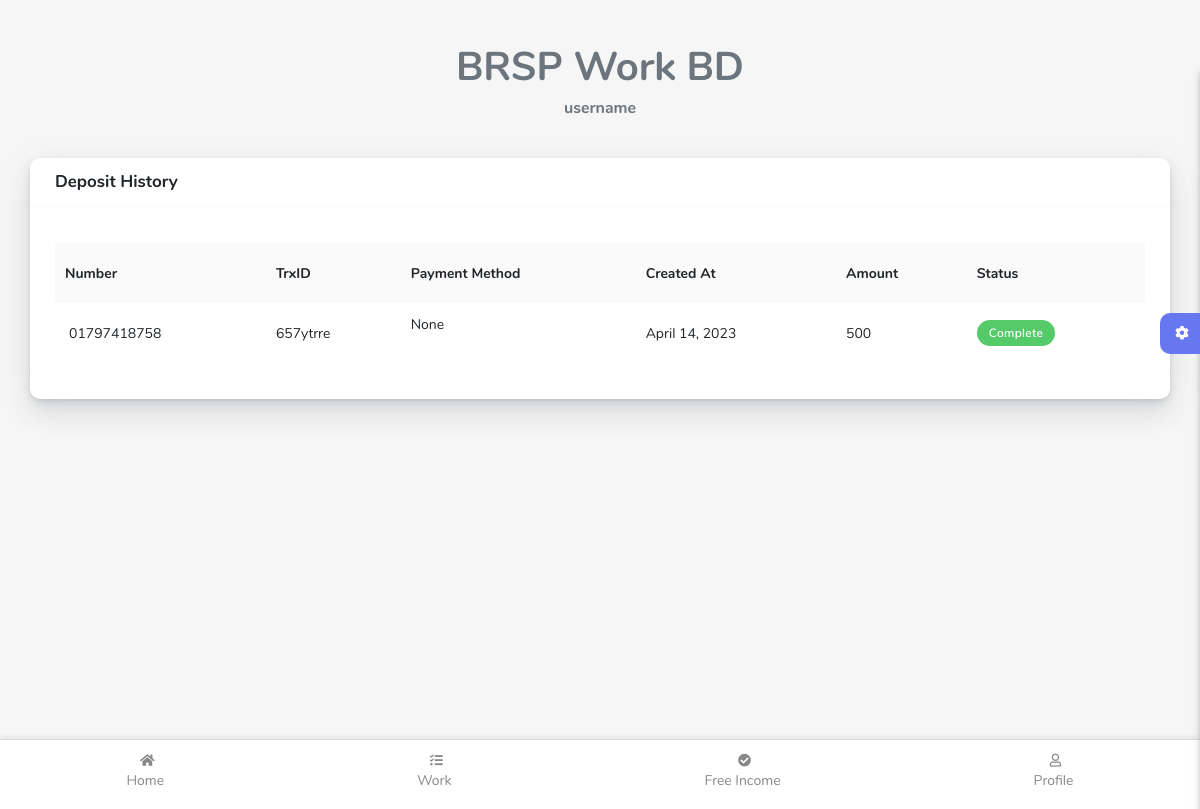
/deposit-history (signed in), run on the app's committed database.
### myapp/models.py (models this page shows, shortened)
class Deposit(models.Model):
    user =models.ForeignKey(User,on_delete=models.CASCADE, null=True)
    number=models.CharField(max_length=15,blank=True,null=True)
    trx_id = models.CharField(max_length=50,blank=True,null=True)
    OPTION_A = 'bkash'
    OPTION_B = 'nagad'
    CHOICES = (
        (OPTION_A, 'Bkash'),
        (OPTION_B, 'Nagad'),
    )
    payment_method = models.CharField(max_length=10, choices=CHOICES,blank=True,null=True)
    date = models.DateField(blank=True,null=True)
    amount = models.IntegerField(blank=True,null=True)
    OPTION_a = 'Complete'
    OPTION_b = 'Pending'
    OPTION_c = 'Canceled'
    CHOICES2 = (
        (OPTION_a, 'Completed'),
        (OPTION_b, 'Pending'),
        (OPTION_c, 'Canceled'),
    )
    status = models.CharField(max_length=10, choices=CHOICES2,blank=True,null=True)

### myapp/views.py (the view)
# urls.py: path("deposit-history", views.DepositHistory.as_view(),name="deposit-history"),
class DepositHistory(LoginRequiredMixin,TemplateView):
    template_name=template_name= "myapp/earningapp/history.html"
    def get_context_data(self, **kwargs):
        context = super().get_context_data(**kwargs)
        context['dh']=Deposit.objects.filter(user__username=self.request.user)
        return context

### myapp/templates/myapp/earningapp/history.html (shortened to what this page needs)
{% load static %}
<!DOCTYPE html>
<html lang="en">
<head>
  <link rel="stylesheet" href="{% static 'myapp/assets/css/app.min.css' %}">
  <link rel="stylesheet" href="{% static 'myapp/assets/css/style.css' %}">
  <link rel="stylesheet" href="{% static 'myapp/assets/css/components.css' %}">
  <link rel="stylesheet" href="{% static 'myapp/assets/css/custom.css' %}">
</head>
<body>
  <div id="app">
    <div class="main-wrapper main-wrapper-1">
      <div class="navbar-bg"></div>
      <div class="main-content">
        <section class="section">
          <div class="section-body">
            <h1 class="text-center">BRSP Work BD</h1>
            <h6 class="text-center pb-3">username</h6>
            <div class="row mt-4">
              <div class="col-12">
                <div class="card">
                  <div class="card-header">
                    <h4>Deposit History</h4>
                  </div>
                  <div class="card-body">
                    <div class="table-responsive">
                      <table class="table table-striped">
                        <tbody><tr>
                          <th>Number</th>
                          <th>TrxID</th>
                          <th>Payment Method</th>
                          <th>Created At</th>
                          <th>Amount</th>
                          <th>Status</th>
                        </tr>
                        {% for d in dh %}
                        <tr>
                          <td>
                              <span class="d-inline-block ml-1">{{d.number}}</span>
                          </td>
                          <td>{{d.trx_id}}
                          </td>
                          <td>
                            <p>{{d.payment_method}}</p>
                          </td>
                          <td>{{d.date}}</td>
                          <td>{{d.amount}}</td>
                          <td>
                            <div class="badge badge-{% if d.status == "Complete" %}success {% elif d.status == "Pending"%}warning {% else %}danger{% endif %}">{{d.status}}</div>
                          </td>
                        </tr>
                        {% endfor %}
                      </tbody></table>
                    </div>
                  </div>
                </div>
              </div>
            </div>
          </div>
        </section>
        <div class="settingSidebar">
          <a href="javascript:void(0)" class="settingPanelToggle"> <i class="fa fa-spin fa-cog"></i>
          </a>
        </div>
        <nav class="bottom-menu">
          <ul>
            <li><a href="#"><i class="fas fa-home"></i>Home</a></li>
            <li><a href="worklist.html"><i class="fas fa-tasks"></i>Work</a></li>
            <li><a href="worklist.html"><i class="fas fa-check-circle"></i>Free Income</a></li>
            <li><a href="profile.html"><i class="far fa-user"></i>Profile</a></li>
          </ul>
        </nav>
      </div>
      <footer class="main-footer">
        <div class="footer-left">
          <a href="#">BRSP Work</a></a>
        </div>
      </footer>
    </div>
  </div>
</body>
</html>

### myapp/templates/myapp/earningapp/history.html (style rules this page uses)
.bottom-menu { position: fixed; bottom: 0; left: 0; width: 100%; background-color: #fff; border-top: 1px solid #ddd; box-shadow: 0px -1px 6px rgba(0, 0, 0, 0.1); }
.bottom-menu ul { display: flex; justify-content: space-around; align-items: center; list-style: none; margin: 0; padding: 8px 0; }
.bottom-menu li { font-size: 14px; }
.bottom-menu a { display: flex; flex-direction: column; align-items: center; text-decoration: none; color: #888; padding: 6px; }
.main-content { padding-left: 30px; padding-right: 30px; padding-top: 50px; width: 100%; position: relative; }

### data on the page
Deposit: number "01797418758", trx_id "657ytrre", payment_method "None", date "April 14, 2023", amount "500", status "Complete"
